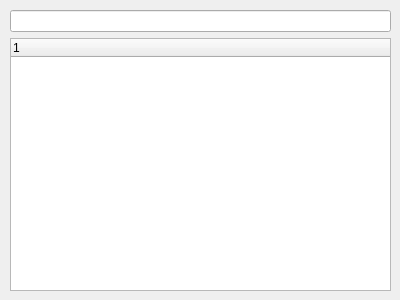
<?xml version="1.0" encoding="UTF-8"?>
<ui version="4.0">
 <class>Dialog</class>
 <widget class="QDialog" name="Dialog">
  <property name="geometry">
   <rect>
    <x>0</x>
    <y>0</y>
    <width>400</width>
    <height>300</height>
   </rect>
  </property>
  <property name="windowTitle">
   <string>Dialog</string>
  </property>
  <widget class="QWidget" name="verticalLayoutWidget">
   <property name="geometry">
    <rect>
     <x>10</x>
     <y>10</y>
     <width>381</width>
     <height>281</height>
    </rect>
   </property>
   <layout class="QVBoxLayout" name="verticalLayout">
    <item>
     <widget class="QLineEdit" name="le_saisie_rn"/>
    </item>
    <item>
     <widget class="QTreeWidget" name="tw_rn">
      <column>
       <property name="text">
        <string notr="true">1</string>
       </property>
      </column>
     </widget>
    </item>
   </layout>
  </widget>
 </widget>
 <resources/>
 <connections/>
</ui>
